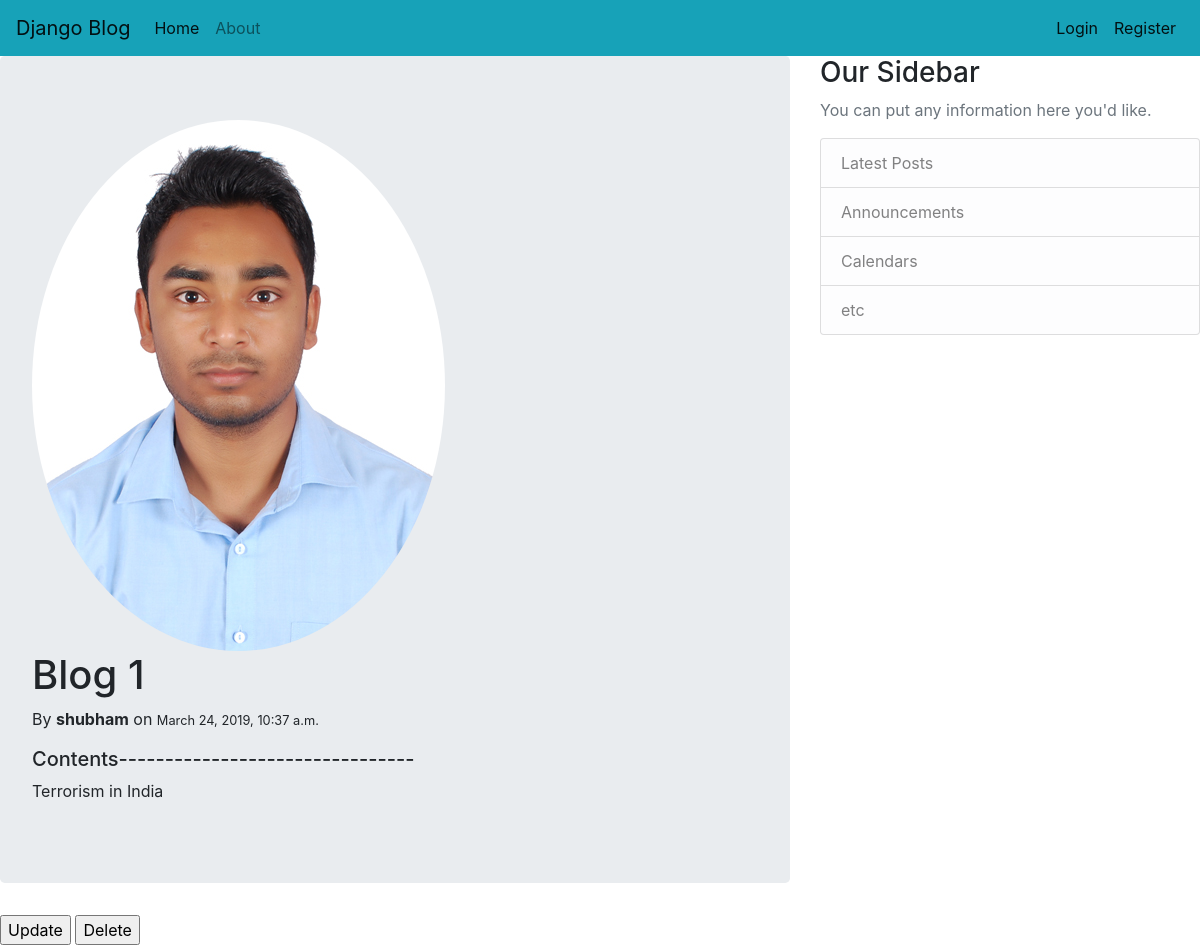
The app's page /post/1/ with its own data.
### blog/models.py (models this page shows, shortened)
class Post(models.Model):
    title = models.CharField(max_length=100)
    content = models.TextField()
    date_posted = models.DateTimeField(default=timezone.now)
    author = models.ForeignKey(User, on_delete=models.CASCADE)

### users/models.py (models this page shows, shortened)
class Profile(models.Model):
    user = models.OneToOneField(User, on_delete=models.CASCADE)
    image = models.ImageField(default = 'default.jpg', upload_to = 'profile_pics')

### blog/views.py (the view)
# urls.py: url('post/(?P<pk>[0-9]+)/', PostDetailView.as_view(), name = 'post-detail'), #url for specific post
class PostDetailView(DetailView):
    model = Post
    template_name = 'blog/post_detail.html'
    def get_context_data(self, **kwargs):
        context = super(PostDetailView, self).get_context_data(**kwargs)
        context['post'] = Post.objects.all()
        return context

### blog/templates/blog/post_detail.html
{% extends "blog/base.html" %}
{% block content %}
<div class="jumbotron">
  <img class="rounded-circle article-img" src="{{ object.author.profile.image.url }}" >
  <h1>{{ object.title }}</h1>
  <p>By <strong>{{ object.author }}</strong> on <small>{{object.date_posted}}</small></p>
  <h5>Contents--------------------------------</h5>
  <p>{{ object.content }}</p>
  </div>
  <a href=""><input type="submit" name="" value="Update"> </a>
  <a href=""> <input type="submit" name="" value="Delete"></a>
{% endblock content %}

### records on screen
Post: author.profile.image (picture), title "Blog 1", author "shubham", date_posted "March 24, 2019, 10:37 a.m.", content "Terrorism in India"
